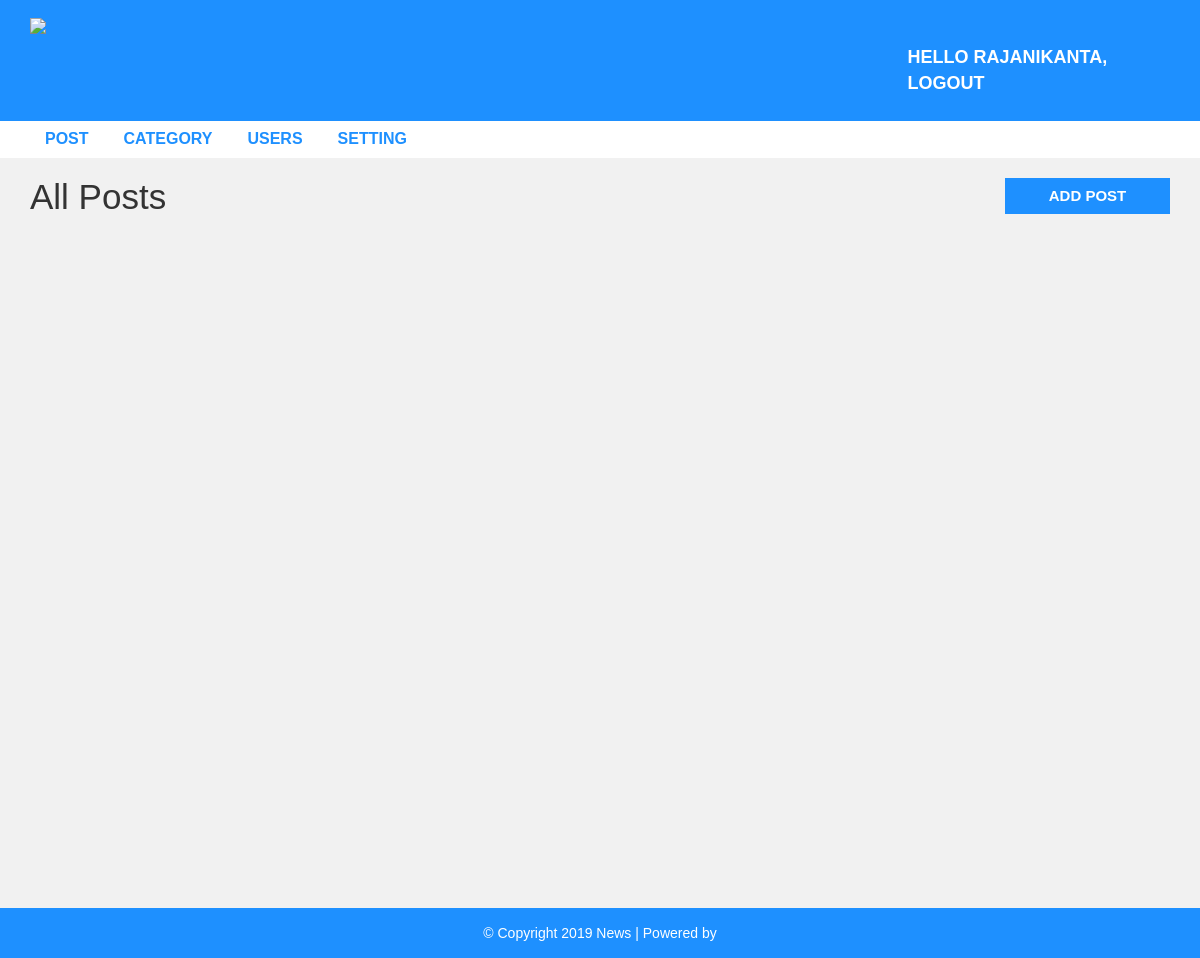
Before: /admin/post.php?page=2 (signed in) with the older database file.
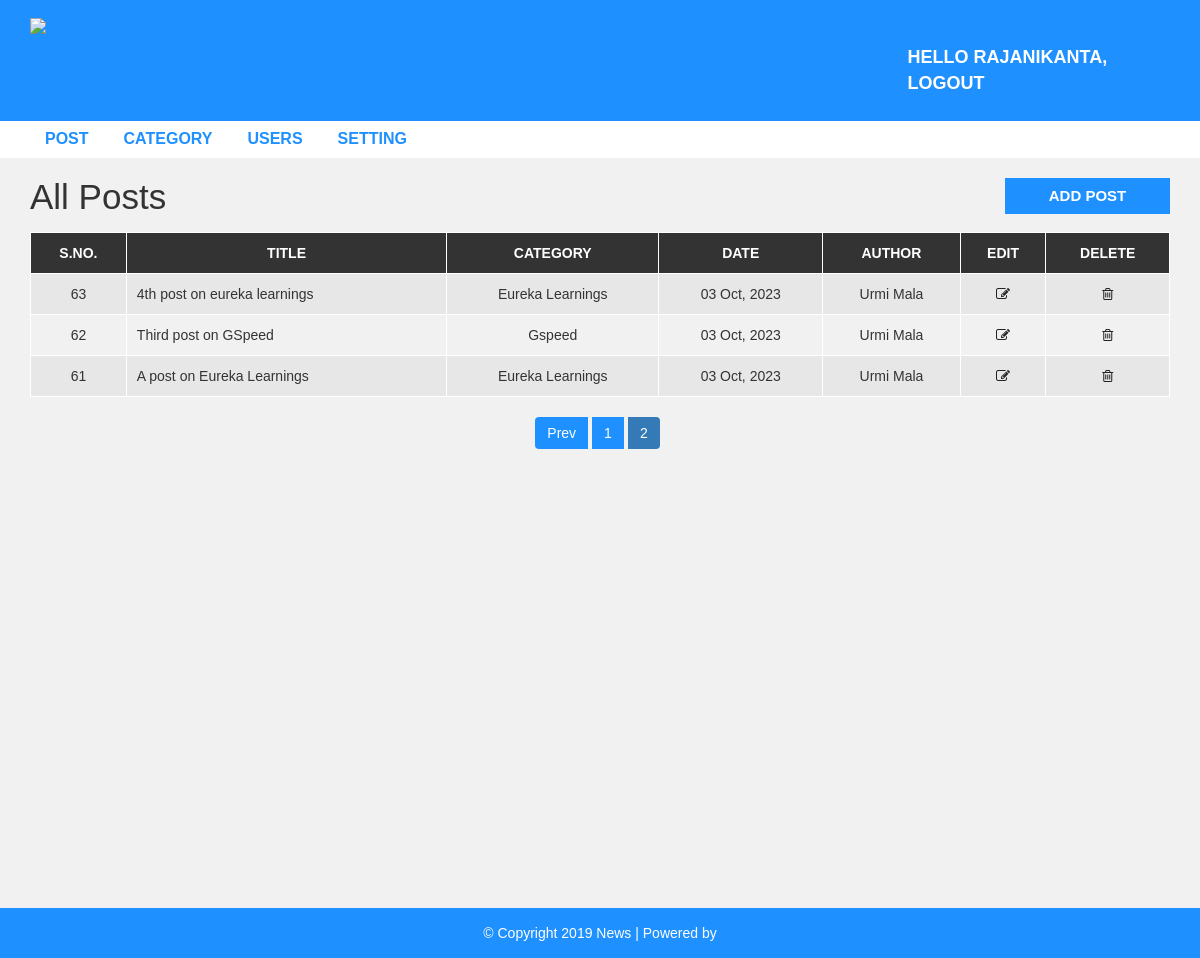
After: the same page with the newer database file.
### tables this page shows
CREATE TABLE `post` (
  `post_id` int(11) NOT NULL,
  `title` varchar(100) NOT NULL,
  `description` text NOT NULL,
  `category` varchar(100) NOT NULL,
  `post_date` varchar(50) NOT NULL,
  `author` int(11) NOT NULL,
  `post_img` varchar(100) NOT NULL
);

CREATE TABLE `category` (
  `category_id` int(11) NOT NULL,
  `category_name` varchar(100) NOT NULL,
  `post` int(11) NOT NULL DEFAULT 0
);

CREATE TABLE `user` (
  `user_id` int(10) UNSIGNED NOT NULL,
  `first_name` varchar(30) NOT NULL,
  `last_name` varchar(30) NOT NULL,
  `username` varchar(30) DEFAULT NULL,
  `password` varchar(40) DEFAULT NULL,
  `role` int(11) NOT NULL
);

### admin/post.php (the view, shortened to what this page needs)
<?php
include "header.php";
    include "config.php";
    $limit = 3;
    if(isset($_GET['page'])){
        $page=$_GET['page'];
    }else{
        $page=1;
    }
    $offset=($page-1)* $limit;
        if($_SESSION['user_role']==1){
            $sql= "SELECT * FROM post LEFT JOIN category ON post.category=category.category_id
            LEFT JOIN user ON post.author= user.user_id ORDER BY post.post_id DESC LIMIT {$offset}, {$limit}";
        }elseif($_SESSION['user_role']==0){
            $sql= "SELECT * FROM post LEFT JOIN category ON post.category=category.category_id
            LEFT JOIN user ON post.author= user.user_id WHERE post.author='{$_SESSION["user_id"]}' ORDER BY post.post_id DESC LIMIT {$offset}, {$limit}";
        }
        $result = mysqli_query($conn, $sql) or die("Query Failed");
 ?>
  <div id="admin-content">
      <div class="container">
          <div class="row">
              <div class="col-md-10">
                  <h1 class="admin-heading">All Posts</h1>
              </div>
              <div class="col-md-2">
                  <a class="add-new" href="add-post.php">add post</a>
              </div>
              <div class="col-md-12">
              <?php
                    if(mysqli_num_rows($result)>0){
                ?>
                  <table class="content-table">
                      <thead>
                          <th>S.No.</th>
                          <th>Title</th>
                          <th>Category</th>
                          <th>Date</th>
                          <th>Author</th>
                          <th>Edit</th>
                          <th>Delete</th>
                      </thead>
                      <tbody>
                      <?php
                            while($row=mysqli_fetch_assoc($result)){
                        ?>
                          <tr>
                              <td class='id'><?php echo $row['post_id'] ?></td>
                              <td><?php echo $row['title'] ?></td>
                              <td><?php echo $row['category_name'] ?></td>
                              <td><?php echo $row['post_date'] ?></td>
                              <td><?php echo $row['first_name']?></td>
                              <td class='edit'><a href='update-post.php?id=<?php echo $row['post_id'] ?>'><i class='fa fa-edit'></i></a></td>
                              <td class='delete'><a href='delete-post.php?id=<?php echo $row['post_id'] ?> & cat_id=<?php echo $row['category'] ?>'><i class='fa fa-trash-o'></i></a></td>
                          </tr>
                        <?php } ?>
                      </tbody>
                            </table>
                <?php } ?>
<?php
$sql1="SELECT * FROM post WHERE author='{$_SESSION["user_id"]}'";
$result1= mysqli_query($conn, $sql1);
if(mysqli_num_rows($result1)>$limit){
$total_records=mysqli_num_rows($result1);
$total_page = ceil($total_records/$limit);
?>
                  <ul class='pagination admin-pagination'>
                    <?php
                    if($page>1){
                        echo '<li><a href="post.php?page='.($page-1).'">Prev</a></li>';
                    }
                    for($i=1;$i <= $total_page;$i++){
                        if($i==$page){
                            $active="active";
                        }else{
                            $active="";
                        }
                        echo '<li class='.$active.'><a href="post.php?page='.$i.'">'.$i.'</a></li>';
                    }
                    ?>
                  </ul>
<?php
}
?>
              </div>
          </div>
      </div>
  </div>
<?php include "footer.php"; ?>

Changed rows visible on the page:
added post: post_id "63", title "4th post on eureka learnings", category.category_name "Eureka Learnings", post_date "03 Oct, 2023", user.first_name "Urmi Mala"
added post: post_id "62", title "Third post on GSpeed", category.category_name "Gspeed", post_date "03 Oct, 2023", user.first_name "Urmi Mala"
added post: post_id "61", title "A post on Eureka Learnings", category.category_name "Eureka Learnings", post_date "03 Oct, 2023", user.first_name "Urmi Mala"
Other visible differences:
text now shown: "S.NO. TITLE CATEGORY DATE AUTHOR EDIT DELETE Prev"
new list line: "1"
new list line: "2"
